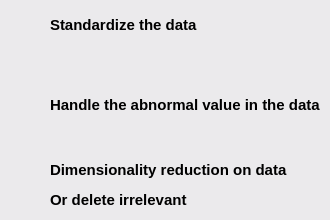
     <widget class="QWidget" name="dp_blank_page">
      <property name="styleSheet">
       <string notr="true">background-color: rgb(40, 44, 52);
background-color: rgb(235, 234, 236);</string>
      </property>
      <widget class="QLabel" name="label_25">
       <property name="geometry">
        <rect>
         <x>50</x>
         <y>0</y>
         <width>201</width>
         <height>51</height>
        </rect>
       </property>
       <property name="font">
        <font>
         <family>Segoe UI</family>
         <pointsize>11</pointsize>
         <weight>75</weight>
         <bold>true</bold>
        </font>
       </property>
       <property name="text">
        <string>&lt;html&gt;&lt;head/&gt;&lt;body&gt;&lt;p&gt;Standardize the data&lt;/p&gt;&lt;/body&gt;&lt;/html&gt;</string>
       </property>
      </widget>
      <widget class="QLabel" name="label_26">
       <property name="geometry">
        <rect>
         <x>50</x>
         <y>80</y>
         <width>271</width>
         <height>51</height>
        </rect>
       </property>
       <property name="font">
        <font>
         <family>Segoe UI</family>
         <pointsize>11</pointsize>
         <weight>75</weight>
         <bold>true</bold>
        </font>
       </property>
       <property name="text">
        <string>&lt;html&gt;&lt;head/&gt;&lt;body&gt;&lt;p&gt;Handle the abnormal value in the data&lt;/p&gt;&lt;/body&gt;&lt;/html&gt;</string>
       </property>
      </widget>
      <widget class="QLabel" name="label_27">
       <property name="geometry">
        <rect>
         <x>50</x>
         <y>160</y>
         <width>251</width>
         <height>51</height>
        </rect>
       </property>
       <property name="font">
        <font>
         <family>Segoe UI</family>
         <pointsize>11</pointsize>
         <weight>75</weight>
         <bold>true</bold>
        </font>
       </property>
       <property name="text">
        <string>&lt;html&gt;&lt;head/&gt;&lt;body&gt;&lt;p&gt;Dimensionality reduction on data&lt;/p&gt;&lt;p&gt;Or delete irrelevant&lt;/p&gt;&lt;/body&gt;&lt;/html&gt;</string>
       </property>
      </widget>
      <widget class="QLabel" name="arrow_6">
       <property name="geometry">
        <rect>
         <x>0</x>
         <y>0</y>
         <width>41</width>
         <height>51</height>
        </rect>
       </property>
       <property name="text">
        <string/>
       </property>
      </widget>
      <widget class="QLabel" name="arrow_7">
       <property name="geometry">
        <rect>
         <x>0</x>
         <y>80</y>
         <width>41</width>
         <height>51</height>
        </rect>
       </property>
       <property name="text">
        <string/>
       </property>
      </widget>
      <widget class="QLabel" name="arrow_8">
       <property name="geometry">
        <rect>
         <x>0</x>
         <y>160</y>
         <width>41</width>
         <height>51</height>
        </rect>
       </property>
       <property name="text">
        <string/>
       </property>
      </widget>
     </widget>
